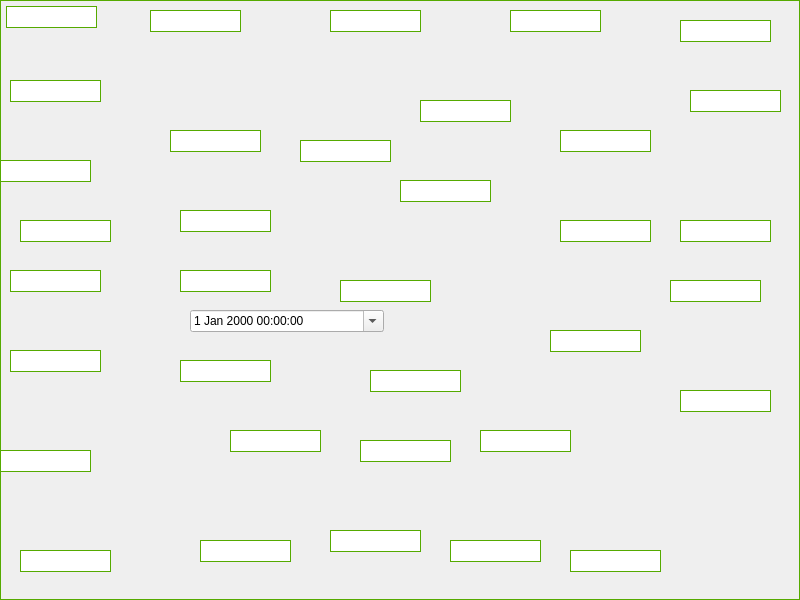
<?xml version="1.0" encoding="UTF-8"?>
<ui version="4.0">
 <class>MainWindow</class>
 <widget class="QMainWindow" name="MainWindow">
  <property name="geometry">
   <rect>
    <x>0</x>
    <y>0</y>
    <width>800</width>
    <height>600</height>
   </rect>
  </property>
  <property name="windowTitle">
   <string>MainWindow</string>
  </property>
  <widget class="QWidget" name="centralwidget">
   <property name="styleSheet">
    <string notr="true">#centralwidget{
	border: 1px solid;
	border-color: rgb(85, 170, 0);
}

QLineEdit{
	border: 1px solid;
	border-color: rgb(85, 170, 0);
}</string>
   </property>
   <widget class="QLineEdit" name="lineEdit">
    <property name="geometry">
     <rect>
      <x>6</x>
      <y>6</y>
      <width>91</width>
      <height>22</height>
     </rect>
    </property>
   </widget>
   <widget class="QLineEdit" name="lineEdit_2">
    <property name="geometry">
     <rect>
      <x>20</x>
      <y>550</y>
      <width>91</width>
      <height>22</height>
     </rect>
    </property>
   </widget>
   <widget class="QLineEdit" name="lineEdit_3">
    <property name="geometry">
     <rect>
      <x>570</x>
      <y>550</y>
      <width>91</width>
      <height>22</height>
     </rect>
    </property>
   </widget>
   <widget class="QLineEdit" name="lineEdit_4">
    <property name="geometry">
     <rect>
      <x>680</x>
      <y>390</y>
      <width>91</width>
      <height>22</height>
     </rect>
    </property>
   </widget>
   <widget class="QLineEdit" name="lineEdit_5">
    <property name="geometry">
     <rect>
      <x>680</x>
      <y>220</y>
      <width>91</width>
      <height>22</height>
     </rect>
    </property>
   </widget>
   <widget class="QLineEdit" name="lineEdit_6">
    <property name="geometry">
     <rect>
      <x>690</x>
      <y>90</y>
      <width>91</width>
      <height>22</height>
     </rect>
    </property>
   </widget>
   <widget class="QLineEdit" name="lineEdit_7">
    <property name="geometry">
     <rect>
      <x>680</x>
      <y>20</y>
      <width>91</width>
      <height>22</height>
     </rect>
    </property>
   </widget>
   <widget class="QLineEdit" name="lineEdit_8">
    <property name="geometry">
     <rect>
      <x>510</x>
      <y>10</y>
      <width>91</width>
      <height>22</height>
     </rect>
    </property>
   </widget>
   <widget class="QLineEdit" name="lineEdit_9">
    <property name="geometry">
     <rect>
      <x>330</x>
      <y>10</y>
      <width>91</width>
      <height>22</height>
     </rect>
    </property>
   </widget>
   <widget class="QLineEdit" name="lineEdit_10">
    <property name="geometry">
     <rect>
      <x>150</x>
      <y>10</y>
      <width>91</width>
      <height>22</height>
     </rect>
    </property>
   </widget>
   <widget class="QLineEdit" name="lineEdit_11">
    <property name="geometry">
     <rect>
      <x>10</x>
      <y>80</y>
      <width>91</width>
      <height>22</height>
     </rect>
    </property>
   </widget>
   <widget class="QLineEdit" name="lineEdit_12">
    <property name="geometry">
     <rect>
      <x>0</x>
      <y>160</y>
      <width>91</width>
      <height>22</height>
     </rect>
    </property>
   </widget>
   <widget class="QLineEdit" name="lineEdit_13">
    <property name="geometry">
     <rect>
      <x>10</x>
      <y>270</y>
      <width>91</width>
      <height>22</height>
     </rect>
    </property>
   </widget>
   <widget class="QLineEdit" name="lineEdit_14">
    <property name="geometry">
     <rect>
      <x>10</x>
      <y>350</y>
      <width>91</width>
      <height>22</height>
     </rect>
    </property>
   </widget>
   <widget class="QLineEdit" name="lineEdit_15">
    <property name="geometry">
     <rect>
      <x>0</x>
      <y>450</y>
      <width>91</width>
      <height>22</height>
     </rect>
    </property>
   </widget>
   <widget class="QLineEdit" name="lineEdit_16">
    <property name="geometry">
     <rect>
      <x>230</x>
      <y>430</y>
      <width>91</width>
      <height>22</height>
     </rect>
    </property>
   </widget>
   <widget class="QLineEdit" name="lineEdit_17">
    <property name="geometry">
     <rect>
      <x>480</x>
      <y>430</y>
      <width>91</width>
      <height>22</height>
     </rect>
    </property>
   </widget>
   <widget class="QLineEdit" name="lineEdit_18">
    <property name="geometry">
     <rect>
      <x>450</x>
      <y>540</y>
      <width>91</width>
      <height>22</height>
     </rect>
    </property>
   </widget>
   <widget class="QLineEdit" name="lineEdit_19">
    <property name="geometry">
     <rect>
      <x>330</x>
      <y>530</y>
      <width>91</width>
      <height>22</height>
     </rect>
    </property>
   </widget>
   <widget class="QLineEdit" name="lineEdit_20">
    <property name="geometry">
     <rect>
      <x>200</x>
      <y>540</y>
      <width>91</width>
      <height>22</height>
     </rect>
    </property>
   </widget>
   <widget class="QLineEdit" name="lineEdit_21">
    <property name="geometry">
     <rect>
      <x>180</x>
      <y>360</y>
      <width>91</width>
      <height>22</height>
     </rect>
    </property>
   </widget>
   <widget class="QLineEdit" name="lineEdit_22">
    <property name="geometry">
     <rect>
      <x>180</x>
      <y>270</y>
      <width>91</width>
      <height>22</height>
     </rect>
    </property>
   </widget>
   <widget class="QLineEdit" name="lineEdit_23">
    <property name="geometry">
     <rect>
      <x>170</x>
      <y>130</y>
      <width>91</width>
      <height>22</height>
     </rect>
    </property>
   </widget>
   <widget class="QLineEdit" name="lineEdit_24">
    <property name="geometry">
     <rect>
      <x>420</x>
      <y>100</y>
      <width>91</width>
      <height>22</height>
     </rect>
    </property>
   </widget>
   <widget class="QLineEdit" name="lineEdit_25">
    <property name="geometry">
     <rect>
      <x>560</x>
      <y>220</y>
      <width>91</width>
      <height>22</height>
     </rect>
    </property>
   </widget>
   <widget class="QLineEdit" name="lineEdit_26">
    <property name="geometry">
     <rect>
      <x>400</x>
      <y>180</y>
      <width>91</width>
      <height>22</height>
     </rect>
    </property>
   </widget>
   <widget class="QLineEdit" name="lineEdit_27">
    <property name="geometry">
     <rect>
      <x>560</x>
      <y>130</y>
      <width>91</width>
      <height>22</height>
     </rect>
    </property>
   </widget>
   <widget class="QLineEdit" name="lineEdit_28">
    <property name="geometry">
     <rect>
      <x>550</x>
      <y>330</y>
      <width>91</width>
      <height>22</height>
     </rect>
    </property>
   </widget>
   <widget class="QLineEdit" name="lineEdit_29">
    <property name="geometry">
     <rect>
      <x>670</x>
      <y>280</y>
      <width>91</width>
      <height>22</height>
     </rect>
    </property>
   </widget>
   <widget class="QLineEdit" name="lineEdit_30">
    <property name="geometry">
     <rect>
      <x>340</x>
      <y>280</y>
      <width>91</width>
      <height>22</height>
     </rect>
    </property>
   </widget>
   <widget class="QLineEdit" name="lineEdit_31">
    <property name="geometry">
     <rect>
      <x>370</x>
      <y>370</y>
      <width>91</width>
      <height>22</height>
     </rect>
    </property>
   </widget>
   <widget class="QLineEdit" name="lineEdit_32">
    <property name="geometry">
     <rect>
      <x>360</x>
      <y>440</y>
      <width>91</width>
      <height>22</height>
     </rect>
    </property>
   </widget>
   <widget class="QLineEdit" name="lineEdit_33">
    <property name="geometry">
     <rect>
      <x>300</x>
      <y>140</y>
      <width>91</width>
      <height>22</height>
     </rect>
    </property>
   </widget>
   <widget class="QLineEdit" name="lineEdit_34">
    <property name="geometry">
     <rect>
      <x>180</x>
      <y>210</y>
      <width>91</width>
      <height>22</height>
     </rect>
    </property>
   </widget>
   <widget class="QLineEdit" name="lineEdit_35">
    <property name="geometry">
     <rect>
      <x>20</x>
      <y>220</y>
      <width>91</width>
      <height>22</height>
     </rect>
    </property>
   </widget>
   <widget class="QDateTimeEdit" name="dateTimeEdit">
    <property name="geometry">
     <rect>
      <x>190</x>
      <y>310</y>
      <width>194</width>
      <height>22</height>
     </rect>
    </property>
    <property name="readOnly">
     <bool>false</bool>
    </property>
    <property name="buttonSymbols">
     <enum>QAbstractSpinBox::UpDownArrows</enum>
    </property>
    <property name="keyboardTracking">
     <bool>false</bool>
    </property>
    <property name="showGroupSeparator" stdset="0">
     <bool>false</bool>
    </property>
    <property name="calendarPopup">
     <bool>true</bool>
    </property>
   </widget>
  </widget>
 </widget>
 <resources/>
 <connections/>
</ui>
